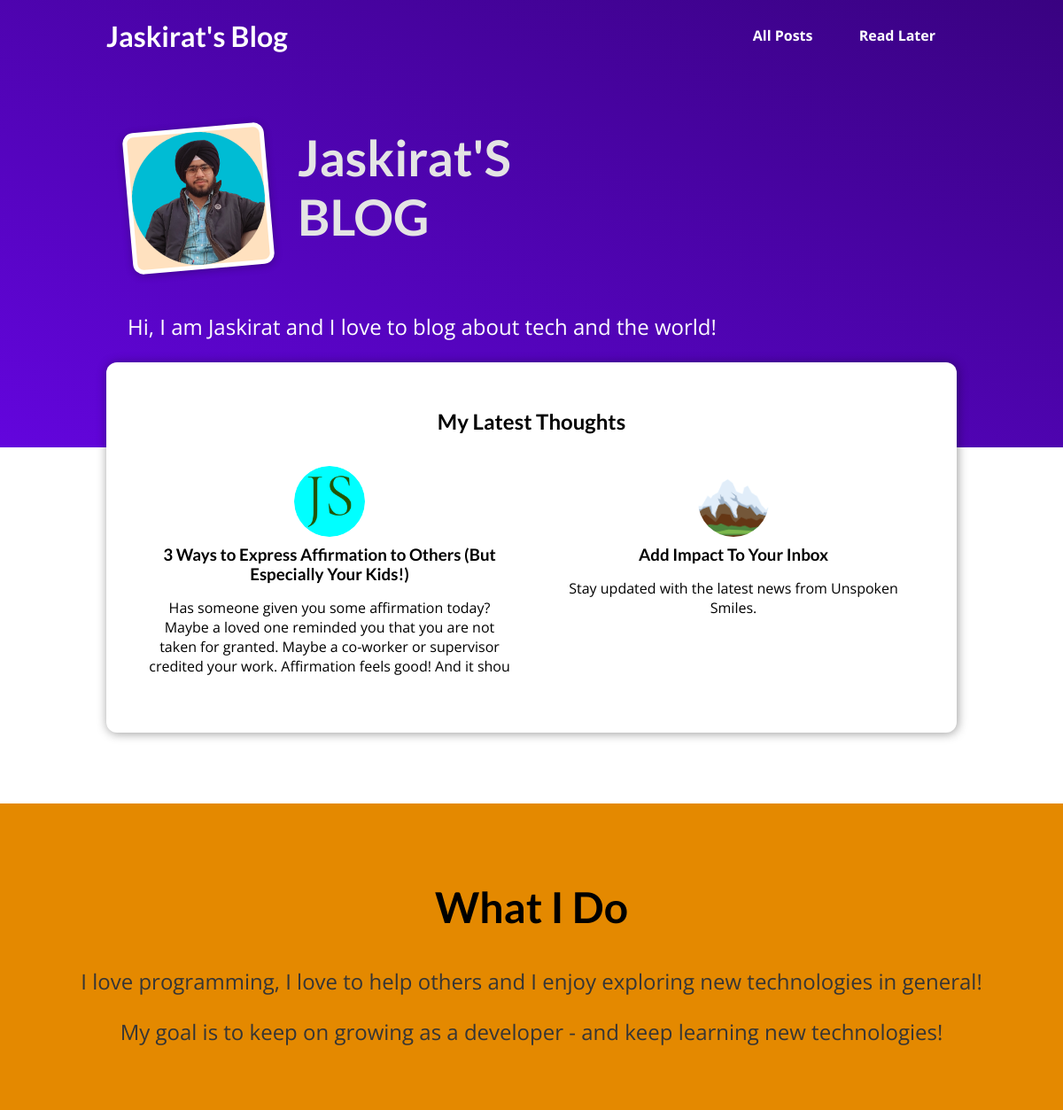
The page / on the database its author committed.
### blog/models.py (models this page shows, shortened)
class Post(models.Model):
    title = models.CharField(max_length=150)
    excerpt = models.CharField(max_length=200)
    image = models.ImageField(upload_to="posts", null=True)
    date = models.DateField(auto_now=True)
    slug = models.SlugField(unique=True, db_index=True, null=True)
    content = models.TextField(validators=[MinLengthValidator(10)])
    author = models.ForeignKey(
        Author, on_delete=models.SET_NULL, null=True, related_name="posts")
    tags = models.ManyToManyField(Tag)

### blog/views.py (the view)
# urls.py: path("", views.StartingPageView.as_view(), name="starting-page"),
class StartingPageView(TemplateView):
    template_name = "blog/index.html"
    def get_context_data(self, **kwargs):
        context = super().get_context_data(**kwargs)
        context["posts"] = all_posts.order_by("-date")[:3]
        return context

### blog/templates/blog/index.html (shortened to what this page needs)
{% extends "base.html" %}
{% load static %}
{% block css_files %}
<link rel="stylesheet"
      href="{% static 'blog/post.css' %}"/>
<link rel="stylesheet"
      href="{% static 'blog/index.css' %}"/>
{% endblock %}
{% block content %}
<section id="welcome">
    <header>
        <img src="{% static 'blog/images/jaskirat.png' %}"
             alt="Jaskirat - The Author Of This Blog"/>
        <h2>Jaskirat'S BLOG</h2>
    </header>
    <p>Hi, I am Jaskirat and I love to blog about tech and the world!</p>
</section>
<section id="latest-posts">
    <h2>My Latest Thoughts</h2>
    <ul>
        {% for post in posts %}
        {% include "blog/includes/post.html" %}
        {% endfor %}
    </ul>
</section>
<section id="about">
    <h2>What I Do</h2>
    <p>
        I love programming, I love to help others and I enjoy exploring new
        technologies in general!
    </p>
    <p>
        My goal is to keep on growing as a developer - and keep
        learning new technologies!
    </p>
</section>
{% endblock %}

### templates/base.html (shortened to what this page needs)
<!DOCTYPE html>
{% load static %}
<html lang="en">
<head>
    <link rel="stylesheet" href="{% static 'app.css' %}">
    {% block css_files %}{% endblock %}
</head>
<body>
<header id="main-navigation">
    <h1><a href="{% url 'starting-page' %}">Jaskirat's Blog</a></h1>
    <nav class="d-flex justify-content-end">
        <a href="{% url 'posts-page' %}" style="margin:1.5rem">All Posts</a>
        <a href="{% url 'read-later' %}" style="margin:1.5rem">Read Later</a>
    </nav>
</header>
{% block content %}
{% endblock %}
</body>
</html>

### blog/templates/blog/includes/post.html
<li>
  <article class="post">
    <a href="{% url 'post-detail-page' post.slug %}">
      <img src="{{ post.image.url }}" alt="{{ post.title }}"
      />
      <div class="post__content">
        <h3>{{ post.title }}</h3>
        <p>
          {{ post.excerpt }}
        </p>
      </div>
    </a>
  </article>
</li>

### static/app.css (style rules this page uses)
* { box-sizing: border-box; }
html { font-family: 'Open Sans', 'Lato', sans-serif; }
body { margin: 0; }
h1, h2, h3 { font-family: 'Lato', sans-serif; font-weight: bold; }
#main-navigation { width: 100%; height: 5rem; display: flex; justify-content: space-between; align-items: center; padding: 0 10%; position: absolute; top: 0; left: 0; }
#main-navigation a { text-decoration: none; color: white; font-weight: bold; }

### blog/static/blog/post.css (style rules this page uses)
.post { display: flex; flex-direction: column; align-items: center; text-align: center; }
.post a { text-decoration: none; color: black; transition: all 0.2s ease; padding: 1rem; overflow: hidden; }
.post img { width: 5rem; height: 5rem; object-fit: cover; border-radius: 50%; }
.post h3 { margin: 0.25rem 0; }

### blog/static/blog/index.css (style rules this page uses)
#welcome { background: linear-gradient(to right top, #6305dd, #390281); padding: 6rem 12%; }
#welcome header { display: flex; align-items: flex-start; margin: 3rem auto; }
#welcome img { width: 10rem; height: 10rem; object-fit: cover; object-position: top; border: 5px solid white; border-radius: 12px; background-color: #ffe1bf; transform: rotateZ(-5deg); box-shadow: 0 2px 8px rgba(0, 0, 0, 0.25); }
#welcome h2 { font-size: 3.5rem; margin: 0 0 0 2rem; color: #e4e4e4; width: 10rem; }
#welcome p { color: white; font-size: 1.5rem; }
#latest-posts { background-color: white; padding: 2rem; border-radius: 12px; width: 60rem; margin: -6rem auto 2rem auto; box-shadow: 1px 1px 12px rgba(0, 0, 0, 0.4); }
#latest-posts h2 { text-align: center; }
#latest-posts ul { list-style: none; margin: 0; padding: 0; display: flex; gap: 1rem; }
#latest-posts li { flex: 1; }
#about { text-align: center; padding: 3rem; background-color: #e48900; margin-top: 5rem; }
#about h2 { font-size: 3rem; }
#about p { font-size: 1.5rem; color: #353535; }

### rows shown on the page
Post: image (picture), title "3 Ways to Express Affirmation to Others (But Especially Your Kids!)", excerpt "Has someone given you some affirmation today? Maybe a loved one reminded you that you are not taken for granted. Maybe a co-worker or supervisor credited your work. Affirmation feels good! And it shou"
Post: image (picture), title "Add Impact To Your Inbox", excerpt "Stay updated with the latest news from Unspoken Smiles."
